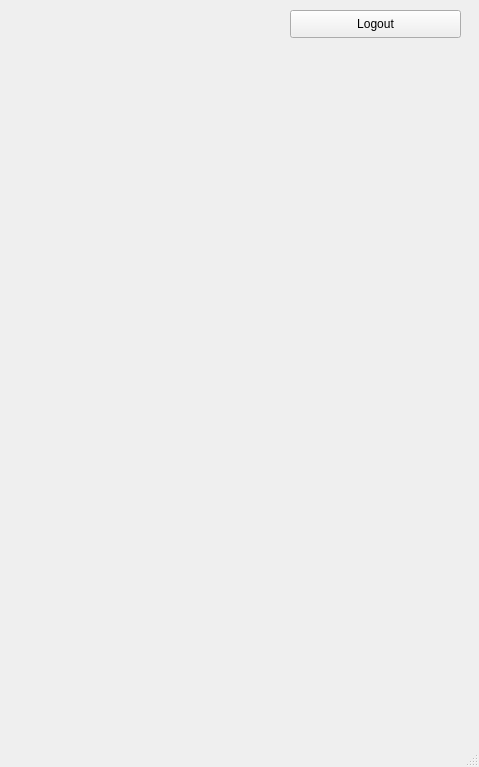
<?xml version="1.0" encoding="UTF-8"?>
<ui version="4.0">
 <class>Homepage</class>
 <widget class="QMainWindow" name="Homepage">
  <property name="geometry">
   <rect>
    <x>0</x>
    <y>0</y>
    <width>479</width>
    <height>767</height>
   </rect>
  </property>
  <property name="windowTitle">
   <string>Homepage</string>
  </property>
  <widget class="QWidget" name="centralwidget">
   <widget class="QPushButton" name="logout_btn">
    <property name="geometry">
     <rect>
      <x>290</x>
      <y>10</y>
      <width>171</width>
      <height>28</height>
     </rect>
    </property>
    <property name="text">
     <string>Logout</string>
    </property>
   </widget>
  </widget>
  <widget class="QMenuBar" name="menubar">
   <property name="geometry">
    <rect>
     <x>0</x>
     <y>0</y>
     <width>479</width>
     <height>26</height>
    </rect>
   </property>
  </widget>
  <widget class="QStatusBar" name="statusbar"/>
 </widget>
 <resources/>
 <connections/>
</ui>
